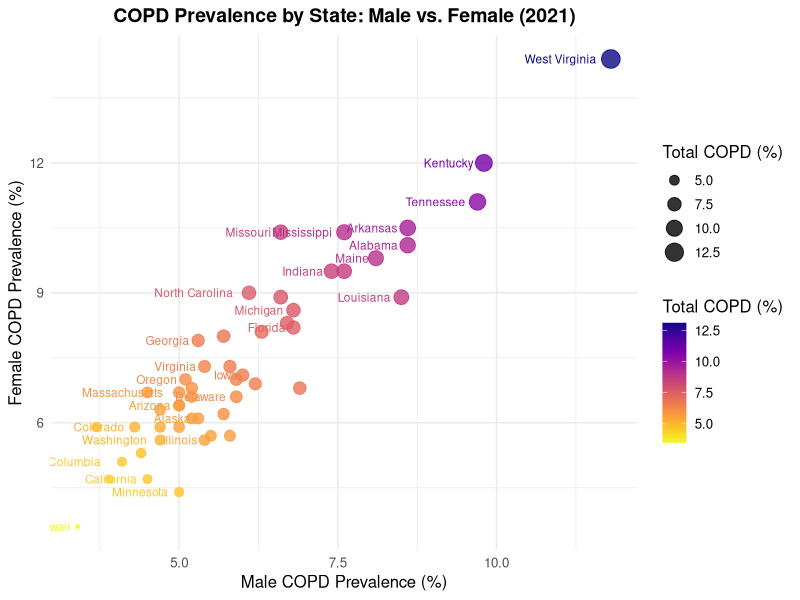
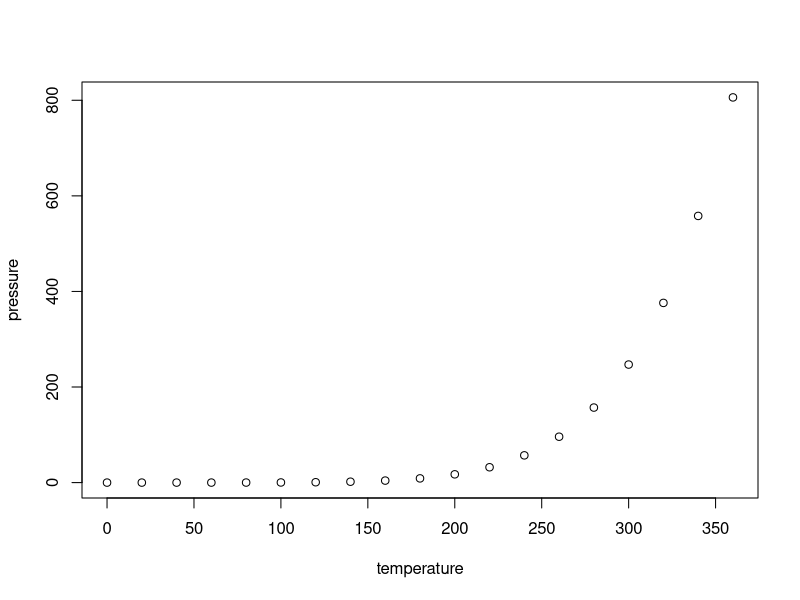

Source code (R) for these figures, in order:
## ---- chunk 1
knitr::opts_chunk$set(echo = TRUE)
## ---- chunk 2

# Load libraries
library(tidyverse)
library(viridis)

# Read in the data
copd <- read_csv("copd_2021.csv")

# Remove the national total
copd <- copd %>% filter(State != "United States")

# Create scatterplot: Female vs. Male COPD prevalence
ggplot(copd, aes(x = Male_Percent, y = Female_Percent, 
                 size = Total_Percent, color = Total_Percent, label = State)) +
  geom_point(alpha = 0.8) +
  geom_text(aes(label = State), hjust = 1.2, vjust = 0.5, size = 3, check_overlap = TRUE) +
  scale_color_viridis(name = "Total COPD (%)", option = "C", direction = -1) +
  scale_size_continuous(name = "Total COPD (%)") +
  labs(
    title = "COPD Prevalence by State: Male vs. Female (2021)",
    x = "Male COPD Prevalence (%)",
    y = "Female COPD Prevalence (%)"
  ) +
  theme_minimal(base_size = 12) +
  theme(
    plot.title = element_text(size = 14, face = "bold", hjust = 0.5),
    legend.position = "right"
  )


## ---- chunk 3
plot(pressure)
